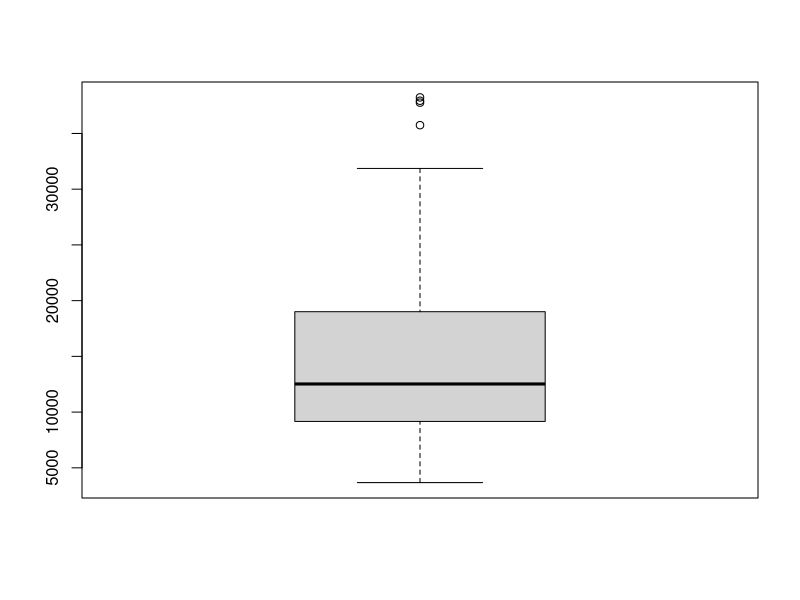
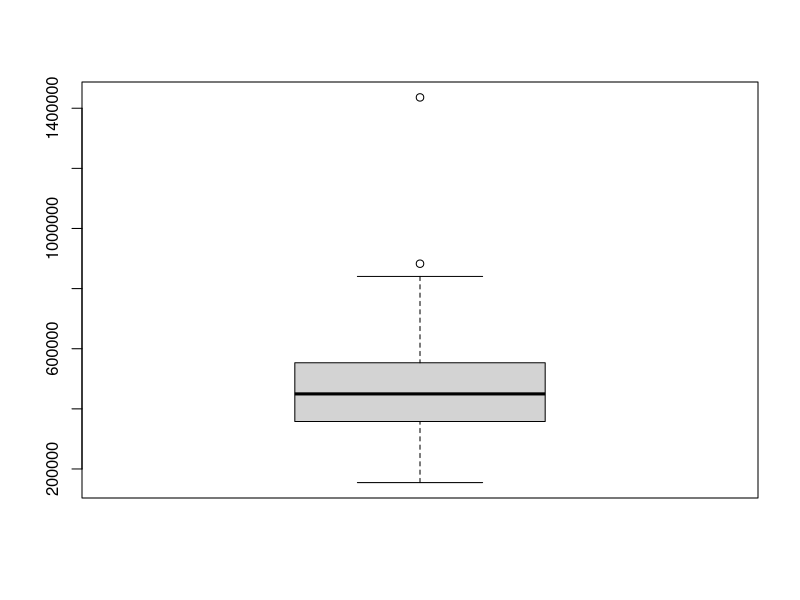
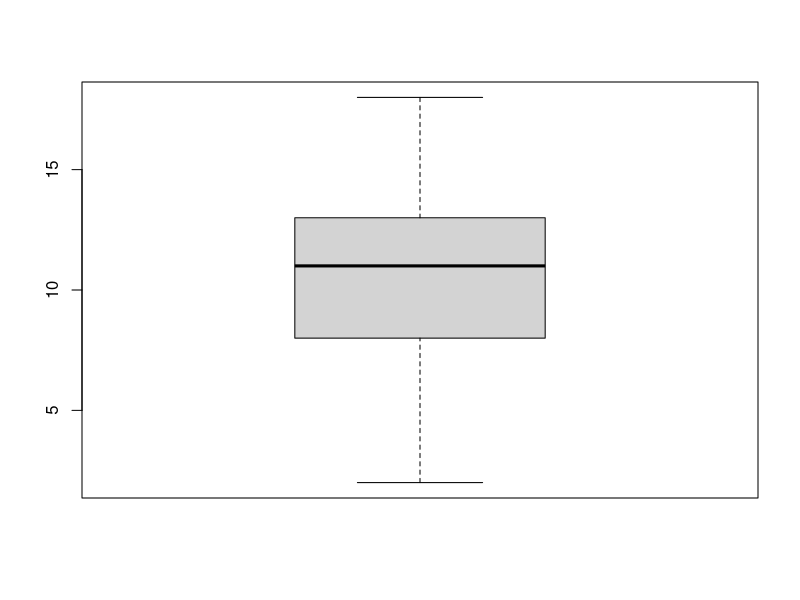
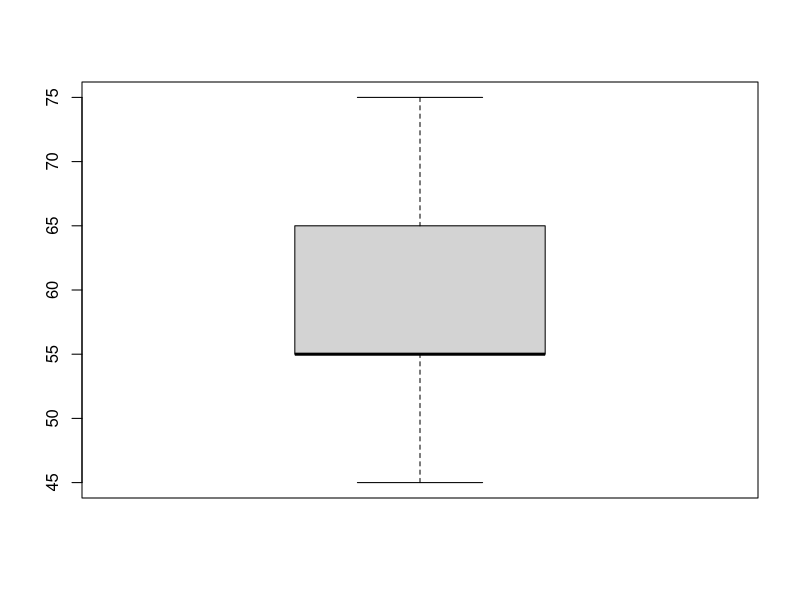

The R script that drew these images, in order: (Note: this script raises an error after producing the figures.)
## ---- chunk 1
dat <- read.csv2("data.csv", header = TRUE)
attach(dat)
kaina = as.numeric(kaina)
rida = as.numeric(rida)
amzius = as.numeric(amzius)
galia = as.numeric(galia)
markeKodas = as.character(markesKodas)
## ---- chunk 2
dat$amzius[dat$amzius=="MISSING"] <- NA
dat$kaina[dat$kaina=="MISSING"] <- NA
dat$amzius[dat$amzius==">20"] <- NA
data <- na.omit(dat)
## ---- chunk 3
a<-match(boxplot(kaina)$out ,data[,"kaina"])
b<-match(boxplot(rida)$out ,data[,"rida"])
c<-match(boxplot(amzius)$out ,data[,"amzius"]) 
d<-match(boxplot(galia)$out ,data[,"galia"])
f<-c(a,b,c,d)
datan<-data[-f,]
## ---- chunk 4
plot(data)
## ---- chunk 5
splitDataFrame <- function(data, seed = NULL, n = trainSize) {
if (!is.null(seed)) set.seed(seed)
index <- 1:nrow(data)
trainindex <- sample(index, n)
trainset <- data[trainindex, ]
testset <- data[-trainindex, ]
list(trainset = trainset, testset = testset)
}
dataList <- splitDataFrame(data, NULL, round(nrow(data) * 0.8))
train <- dataList$trainset
test <- dataList$testset

## ---- chunk 6
mod1 <- lm(kaina~rida+amzius+galia+markesKodas)
summary(mod1)
## ---- chunk 7
mod2 <- lm(kaina~rida)
summary(mod2)
